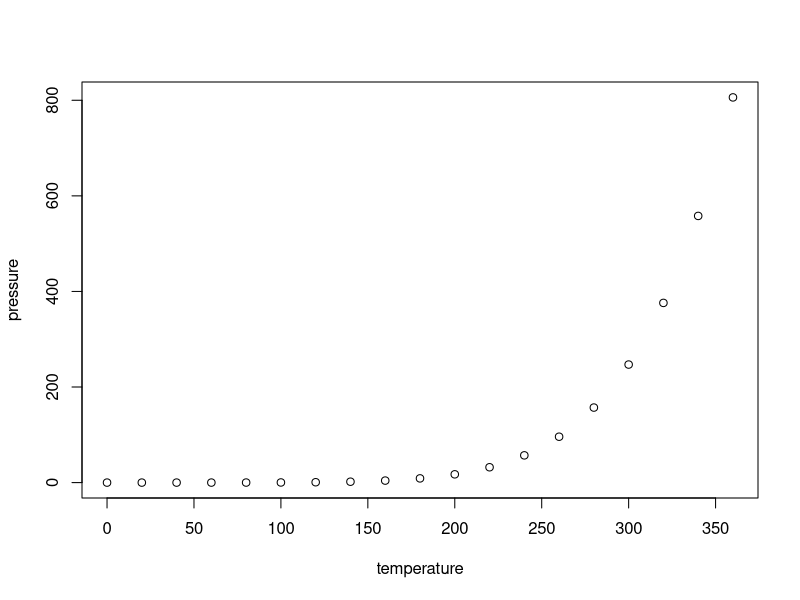
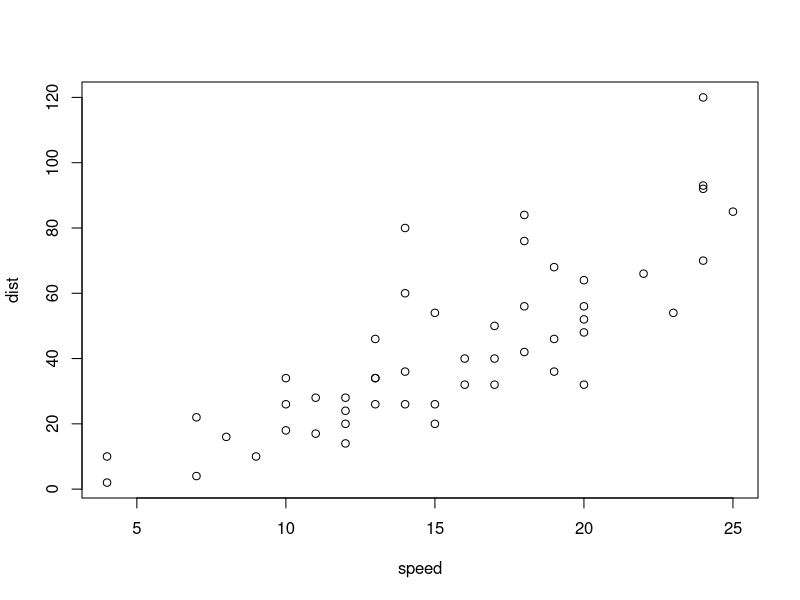
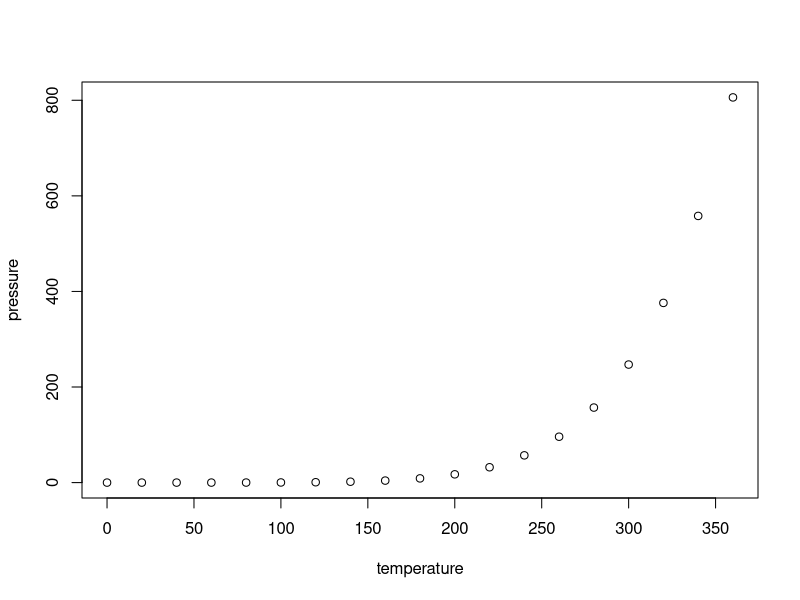
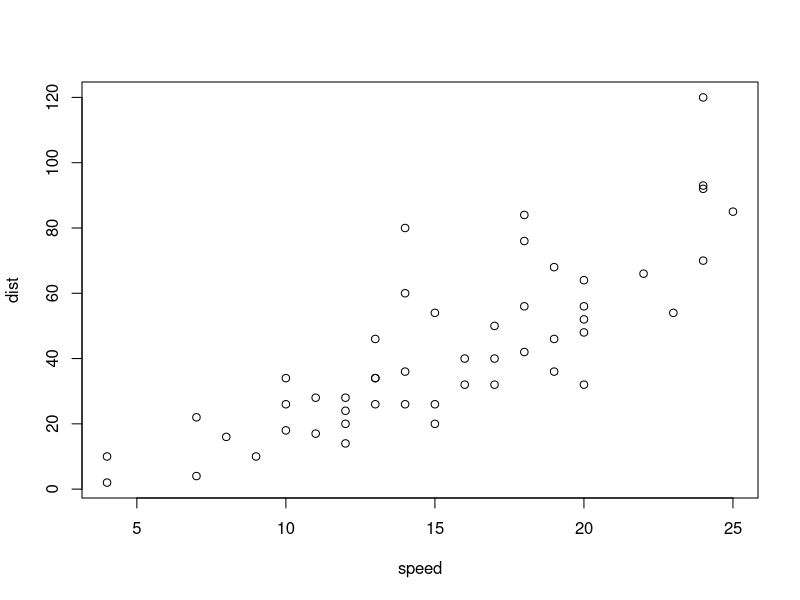
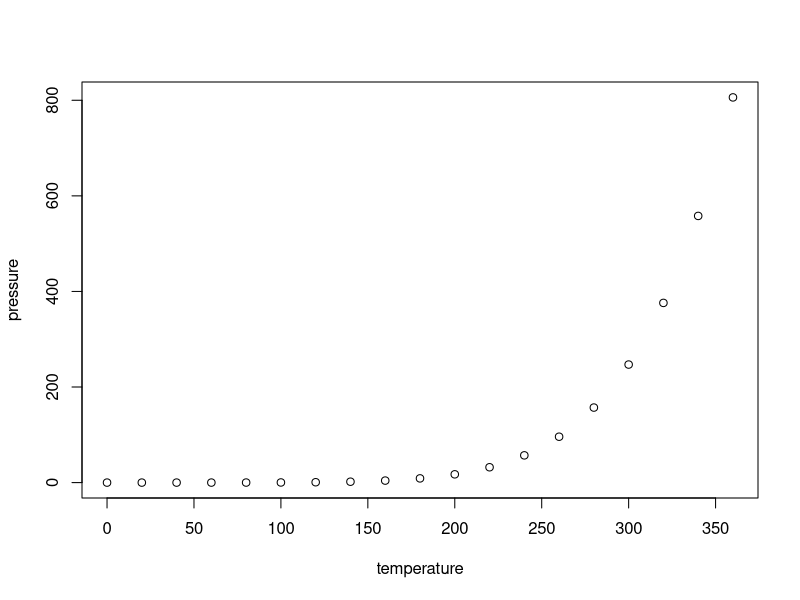

Generate these figures, in order, with R:
## ---- chunk 1
knitr::opts_chunk$set(echo = TRUE, comment = NA)
## ---- chunk 2
summary(cars)
## ---- chunk 3
plot(pressure)
## ---- chunk 4
library(dplyr)
## ---- chunk 5
knitr::kable(mtcars %>%
group_by(cyl) %>%
summarise(mdisp = mean(disp) ) )
## ---- chunk 6
plot(cars)
plot(pressure)
## ---- chunk 7
plot(cars)
plot(pressure)
